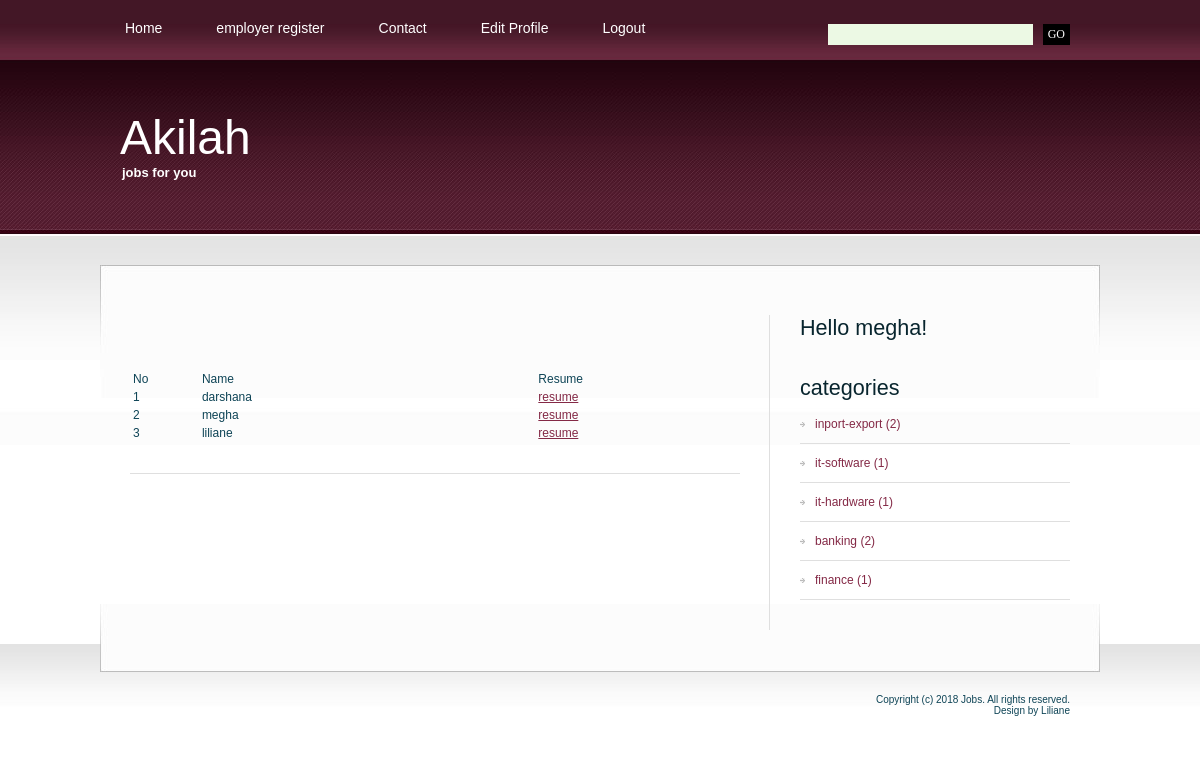
Page /show.php?id=15 (signed in) on the committed database.
### tables this page shows
CREATE TABLE IF NOT EXISTS `employees` (
  `ee_id` int(4) NOT NULL AUTO_INCREMENT,
  `ee_fnm` varchar(30) NOT NULL,
  `ee_pwd` text NOT NULL,
  `ee_gender` varchar(1) NOT NULL,
  `ee_email` varchar(30) NOT NULL,
  `ee_add` varchar(300) NOT NULL,
  `ee_phno` varchar(10) NOT NULL,
  `ee_mobileno` varchar(10) NOT NULL,
  `ee_current_location` varchar(20) NOT NULL,
  `ee_annualsalary` int(10) NOT NULL,
  `ee_current_industry` varchar(20) NOT NULL,
  `ee_qualification` varchar(10) NOT NULL,
  `ee_profile` varchar(300) NOT NULL,
  `ee_resume` longtext NOT NULL,
  PRIMARY KEY (`ee_id`)
);

CREATE TABLE IF NOT EXISTS `categories` (
  `cat_id` int(4) NOT NULL AUTO_INCREMENT,
  `cat_nm` varchar(30) NOT NULL,
  PRIMARY KEY (`cat_id`)
);

### show.php (the view, shortened to what this page needs)
<?php session_start();
		$link=mysql_connect("localhost","root","")or die("can not connect");
		$q="select * from employees where ee_id in(select a_uid from applicants where a_jid=".$_GET['id']." )";
		$res=mysql_query($q,$link) or die ("wrong query");
?>
<!DOCTYPE html PUBLIC "-//W3C//DTD XHTML 1.0 Strict//EN" "http://www.w3.org/TR/xhtml1/DTD/xhtml1-strict.dtd">
<html xmlns="http://www.w3.org/1999/xhtml">
<head>
<?php
include("includes/head.inc.php");
?>
</head>
<body>
<div id="header-wrapper">
	<div id="header">
	<div id="menu">
		<?php
		include("includes/menu.inc.php");
		?>
		</div>
		<div id="search">
		<?php
		include("includes/search.inc.php");
		?>
		</div>
	</div>
</div>
<div id="logo">
	<?php
	include("includes/logo.inc.php");
	?>
	</div>
<div id="wrapper">
	<div id="page">
		<div id="page-bgtop">
			<div id="content">
				<div class="post">
					<h2 class="title"><?php echo $_GET['nm']; ?></h2>
					<p class="meta"></p>
					<div class="entry">
					<table border="0" width="100%">
				<tr>
						<td width="10%">No
						<td width="50%">Name
						<td width="30%">Resume
					</tr>
				<?php
				$count=1;
					while($row=mysql_fetch_array($res))
					{
						echo '<tr> <td width="10%">'.$count.'
								<td width="50%">'.$row['ee_fnm'].'
								<td width="30%"><a href="'.$row['ee_resume'].'">resume</a>
								';
							$count++;
					}
				?>
					</table>
					</div>
				</div>
			</div>
			<div id="sidebar">
			<?php
		include("includes/sidebar.inc.php");
		?>
			</div>
			<div style="clear: both;">&nbsp;</div>
		</div>
	</div>
</div>
<div id="footer-bgcontent">
	<div id="footer">
		<?php
		include("includes/footer.inc.php");
		?>
	</div>
</div>
</body>
</html>

### includes/sidebar.inc.php (shortened to what this page needs)
<ul>
					<li>
					<?php
				if(isset($_SESSION['status']))
				{
					echo '<h2 class="title">Hello '.$_SESSION['unm'].'!</h2>';
				}
				?>
					</li>
					<li>
						<h2>categories </h2>
						<ul>
					<?php
						$link=mysqli_connect("localhost","root","","jobscope")or die("can not connect");
						$q="select * from categories";
						$res=$link->query($q) or die("cant connect");
						while($row=$res->fetch_assoc())
						{
							$q_ = "select COUNT(j_id) AS count from jobs where j_category ='".$row['cat_nm']."' and j_active=1";
							$res_ =$link->query($q_) or die("Wrong Query");
							$row_ = $res_->fetch_array();
							echo '<li><a href="jobs_by_category.php?cat='.$row['cat_nm'].'">'.$row['cat_nm'].' ('.$row_['count'].') '.'</a></li>';
						}
					?>
						</ul>
					</li>
				</ul>

### style.css (style rules this page uses)
body { margin: 0px; padding: 0; background: url(images/img01.jpg) repeat-x left top; font-family: Arial, Helvetica, sans-serif; font-size: 12px; color: #0E4456; }
h1, h2, h3 { margin: 0; font-weight: normal; color: #08252E; }
h2 { font-size: 18px; }
p, ul, ol { margin-top: 0; line-height: 220%; text-align: justify; }
a { color: #842946; }
#wrapper { margin: 0px; padding: 30px 0px 0px 0px; }
#header-wrapper { margin: 0px; padding: 0px; }
#header { width: 1000px; height: 60px; margin: 0 auto; }
#menu { float: left; width: 690px; height: 60px; }
#search { float: right; width: 310px; height: 60px; }
#page { width: 1000px; margin: 0 auto; padding: 0px; background: url(images/img04.jpg) no-repeat left bottom; }
#page-bgtop { padding: 50px 30px 0px 30px; background: url(images/img05.jpg) no-repeat left top; }
#logo { width: 1000px; height: 175px; margin: 0 auto; }
#content { float: left; width: 610px; }
.post { margin-bottom: 45px; border-bottom: 1px solid #DFDFDF; }
.post .title { height: 30px; color: #08252E; }
.post .meta { margin-left: 2px; padding: 2px 30px 2px 16px; font-family: Arial, Helvetica, sans-serif; font-weight: normal; font-size: 10px; color: #66665E; }
.post .entry { padding: 10px 0 30px 0; }
#sidebar { float: right; width: 300px; font-family: Arial, Helvetica, sans-serif; font-size: 12px; border-left: 1px solid #DFDFDF; }
#sidebar ul { margin: 0px 0px 0px 30px; padding: 0; list-style: none; line-height: normal; }
#sidebar li { margin-bottom: 30px; }
#sidebar li ul { margin: 0px; padding: 0px; }
#sidebar li li { margin: 0; padding: 12px 0px 12px 15px; border-bottom: 1px solid #DFDFDF; background: url(images/img09.jpg) no-repeat left 17px; }
#sidebar li li a { font-weight: normal; }
#sidebar h2 { height: 30px; font-size: 1.8em; font-weight: normal; }
#sidebar a { text-align: left; text-decoration: none; font-weight: bold; }
#footer-bgcontent { margin: 0px; padding: 0px; height: 70px; background: url(images/img02.jpg) repeat-x left top; }
#footer { width: 1000px; height: 49px; margin: 0 auto; padding-top: 50px; background: url(images/img03.jpg) no-repeat left top; }

### rows in the picture
employees: ee_fnm "darshana"
employees: ee_fnm "megha"
employees: ee_fnm "liliane"
categories: cat_nm "inport-export", count "2"
categories: cat_nm "it-software", count "1"
categories: cat_nm "it-hardware", count "1"
categories: cat_nm "banking", count "2"
categories: cat_nm "finance", count "1"

### other values in the picture
$_SESSION['unm'] "megha"
